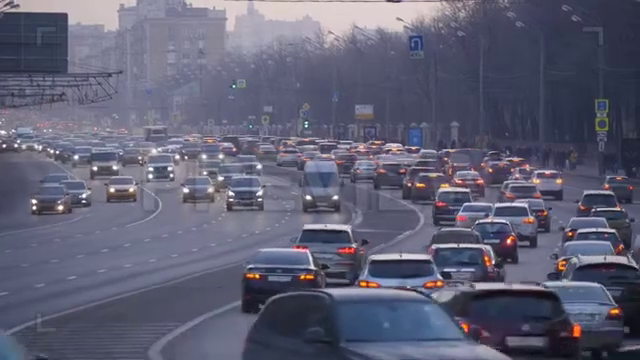
#> input picture frame 23 of traffic_video3.mp4, 640 x 360 px
$ python vehicle_detection.py
#> lines starting #> are read from the running program, lines starting #| are printed output that depends on the picture; after the words box and inside, x2 and y2 are one past the last pixel; in counts of white or black regions, pixels touching at a corner belong together
import cv2

car_cascade = cv2.CascadeClassifier('cars.xml')

def detect_vehicles(frame):
    gray = cv2.cvtColor(frame, cv2.COLOR_BGR2GRAY)
    cars = car_cascade.detectMultiScale(gray, 1.1, 2)
    return len(cars), cars

def main():
    cap = cv2.VideoCapture('traffic_video3.mp4')

    while cap.isOpened():
        ret, frame = cap.read()
#> frame is the input picture: shape (360, 640, 3); mean B, G, R 115.6, 95.6, 95.1
        if not ret:
            break

        count, cars = detect_vehicles(frame)
#> in detect_vehicles, `gray = cv2.cvtColor(frame, cv2.COLOR_BGR2GRAY)`:
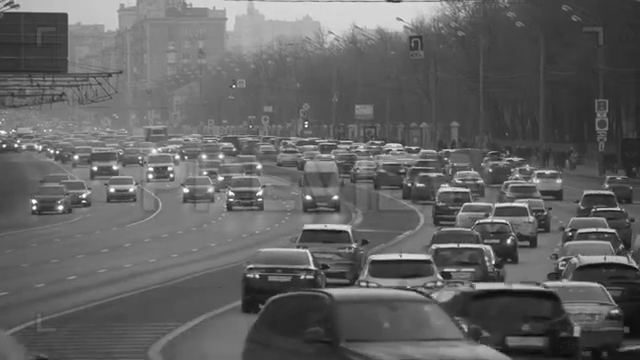
#> gray: shape (360, 640); min 2, max 255, mean 97.7
#> in detect_vehicles, `cars = car_cascade.detectMultiScale(gray, 1.1, 2)`: cars = [[402, 138, 21, 21], [95, 164, 54, 54], [560, 236, 49, 49], [166, 162, 60, 60], [212, 161, 66, 66]]
#> count = 5

        for (x, y, w, h) in cars:
            cv2.rectangle(frame, (x,y), (x+w, y+h), (0,255,0), 2)
#> this loop made 5 passes
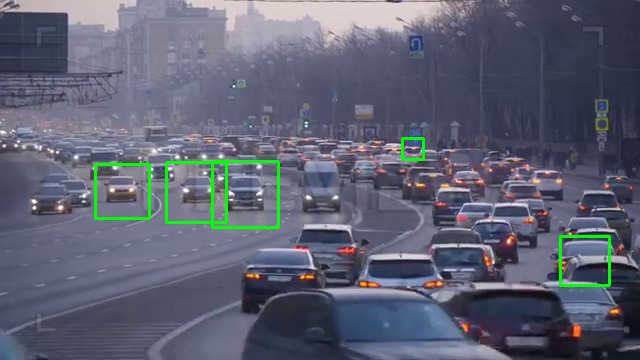
#> frame: shape (360, 640, 3); 1.27% of pixels changed, all inside (x1, y1, x2, y2) = (94, 137, 611, 287)

        cv2.putText(frame, f'Vehicles: {count}', (10, 30),
                    cv2.FONT_HERSHEY_SIMPLEX, 1, (0,0,255), 2)
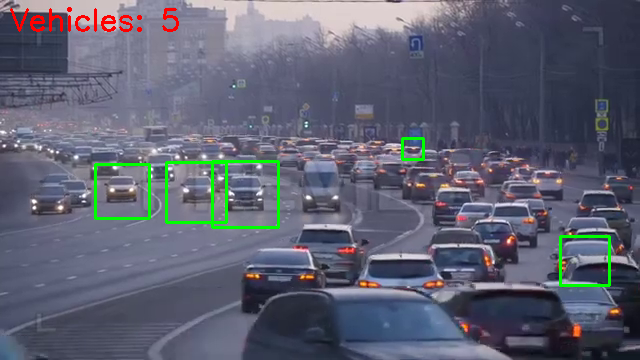
#> frame: shape (360, 640, 3); 0.49% of pixels changed, all inside (x1, y1, x2, y2) = (10, 7, 179, 32)

        cv2.imshow('Vehicle Detection', frame)

        if cv2.waitKey(1) & 0xFF == ord('q'):
#> (key q is pressed here)
            break

    cap.release()
    cv2.destroyAllWindows()

if __name__ == "__main__":
    main()
